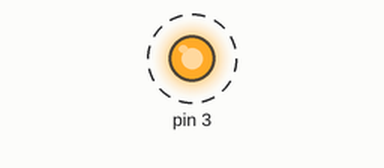
A sketch run on a simulated Arduino Uno, built with avr-gcc and run on an emulated ATmega328P. Parts: output pins drawn as LEDs (lit = HIGH). Dashed ring = blinking.

Above: at 0.2 s.
Timing chart, 0 to 3.0 s (numbered marks = the images above):
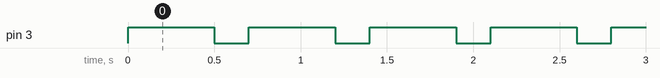

Measured:
- by itself, pin 3: alternates HIGH for 0.50 s and LOW for 0.20 s

The sketch:

CorsoR4_03_blink.ino
```cpp
void setup() {
  //imposto il pin
  pinMode(3, OUTPUT);
}

void loop() {
  //comando il pin: accendo il led
  digitalWrite(3, HIGH);
  //faccio una pausa di 1s = 1000ms
  delay(500);
  //spengo il led:
  digitalWrite(3, LOW);
  //faccio una pausa di 1s = 1000ms
  delay(200);
}
```
